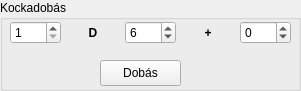
  <widget class="QGroupBox" name="dice_roller_groupBox">
   <property name="geometry">
    <rect>
     <x>640</x>
     <y>700</y>
     <width>301</width>
     <height>91</height>
    </rect>
   </property>
   <property name="title">
    <string>Kockadobás</string>
   </property>
   <widget class="QPushButton" name="dice_roll_pushButton">
    <property name="geometry">
     <rect>
      <x>100</x>
      <y>60</y>
      <width>81</width>
      <height>26</height>
     </rect>
    </property>
    <property name="text">
     <string>Dobás</string>
    </property>
   </widget>
   <widget class="QWidget" name="layoutWidget">
    <property name="geometry">
     <rect>
      <x>10</x>
      <y>20</y>
      <width>281</width>
      <height>26</height>
     </rect>
    </property>
    <layout class="QHBoxLayout" name="horizontalLayout_24">
     <item>
      <widget class="QSpinBox" name="dice_number_spinBox">
       <property name="minimum">
        <number>1</number>
       </property>
      </widget>
     </item>
     <item>
      <widget class="QLabel" name="dice_sign_label">
       <property name="font">
        <font>
         <bold>true</bold>
        </font>
       </property>
       <property name="text">
        <string>D</string>
       </property>
       <property name="alignment">
        <set>Qt::AlignmentFlag::AlignCenter</set>
       </property>
      </widget>
     </item>
     <item>
      <widget class="QSpinBox" name="dice_side_spinBox">
       <property name="minimum">
        <number>2</number>
       </property>
       <property name="maximum">
        <number>100</number>
       </property>
       <property name="value">
        <number>6</number>
       </property>
      </widget>
     </item>
     <item>
      <widget class="QLabel" name="plus_sign_label">
       <property name="font">
        <font>
         <bold>true</bold>
        </font>
       </property>
       <property name="text">
        <string>+</string>
       </property>
       <property name="alignment">
        <set>Qt::AlignmentFlag::AlignCenter</set>
       </property>
      </widget>
     </item>
     <item>
      <widget class="QSpinBox" name="dice_modifier_spinBox">
       <property name="minimum">
        <number>-20</number>
       </property>
      </widget>
     </item>
    </layout>
   </widget>
  </widget>
